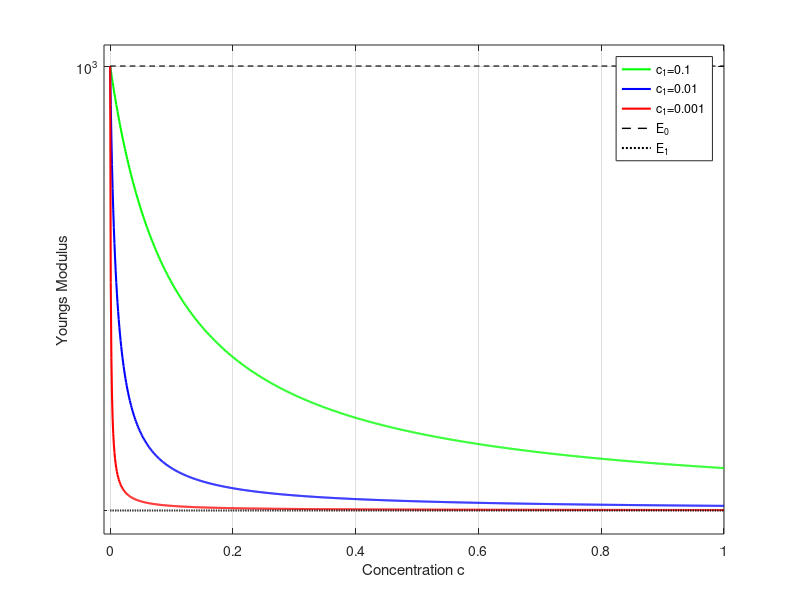

This figure's MATLAB source:
E0 = 1000;
E1 = 900;
c1 = 0.1;
c = linspace(0,1,1000);

f_vec1 = E0 -(E0-E1)*(c./(c+c1));

c1 = 0.01;
f_vec2 = E0 -(E0-E1)*(c./(c+c1));

c1 = 0.001;
f_vec3 = E0 -(E0-E1)*(c./(c+c1));

E0(1:1000) = E0;
E1(1:1000) = E1;
semilogy(c,f_vec1,'g ',...
'LineWidth',1.5,...
'MarkerSize',9, ...
'MarkerEdgeColor','g');
hold on
semilogy(c,f_vec2,'b ',...
'LineWidth',1.5,...
'MarkerSize',9, ...
'MarkerEdgeColor','b');
hold on
semilogy(c,f_vec3,'r ',...
'LineWidth',1.5,...
'MarkerSize',9, ...
'MarkerEdgeColor','r');
hold on
plot(c,E0, '-- k','LineWidth',1.0);
hold on
plot(c,E1,' : k ','LineWidth',1.5);
xlabel('Concentration c')
xlim([-0.01 1])
ylim([895 1005])
ylabel('Youngs Modulus')
legend('c_1=0.1','c_1=0.01','c_1=0.001', 'E_0', 'E_1');
grid on